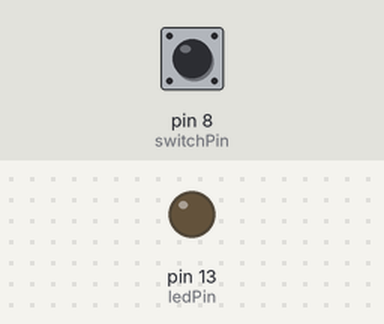
The sketch below on a simulated Arduino Uno, built with avr-gcc and run on an emulated ATmega328P. On the bench: output pins drawn as LEDs (lit = HIGH). Inputs (shaded band) come from the test bench; at power-on: pin 8 (switchPin) HIGH.

Above: at 1.2 s.
1.3 s: pin 8 (switchPin) pulsed LOW 2 times (0.12 s each, 0.3 s apart)
At 2.7 s:
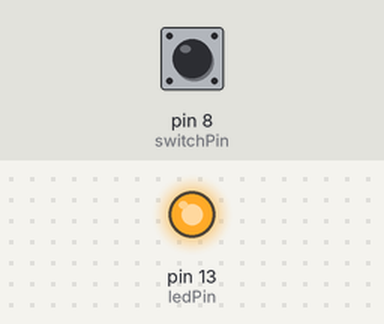
Timing chart, 0 to 4.3 s (numbered marks = the images above; inputs shaded):
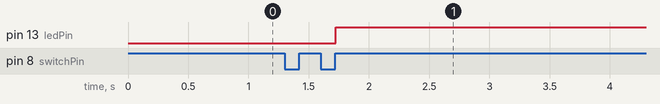

The sketch:

button_led_brightness.ino
```cpp
/*
 * Simple Button & LED
 * This program uses a button to
 * change an LED light's brightness
 */

const int switchPin = 8;
const int ledPin = 13;

bool lastButton = LOW;
bool currentButton = LOW;
int ledLevel = 0;

void setup()
{
  pinMode(switchPin, INPUT);
  pinMode(ledPin, OUTPUT);
}

// Fixes the issue with "bouncing" of the switch
bool debounce(bool last)
{
  bool current = digitalRead(switchPin);
  if (last != current)
  {
    delay(5);
    current = digitalRead(switchPin);
  }
  return current;
}

void loop()
{
  currentButton = debounce(lastButton);

  if (lastButton == LOW && currentButton == HIGH)
  {
    ledLevel = (ledLevel + 51) % 255; // Add 51 units of brightness level, limiting to 255
  }

  lastButton = currentButton;
  analogWrite(ledPin, ledLevel);
}
```

Measured:
- after the input at 1.3 s, pin 13 (ledPin): LOW → HIGH after 0.43 s
